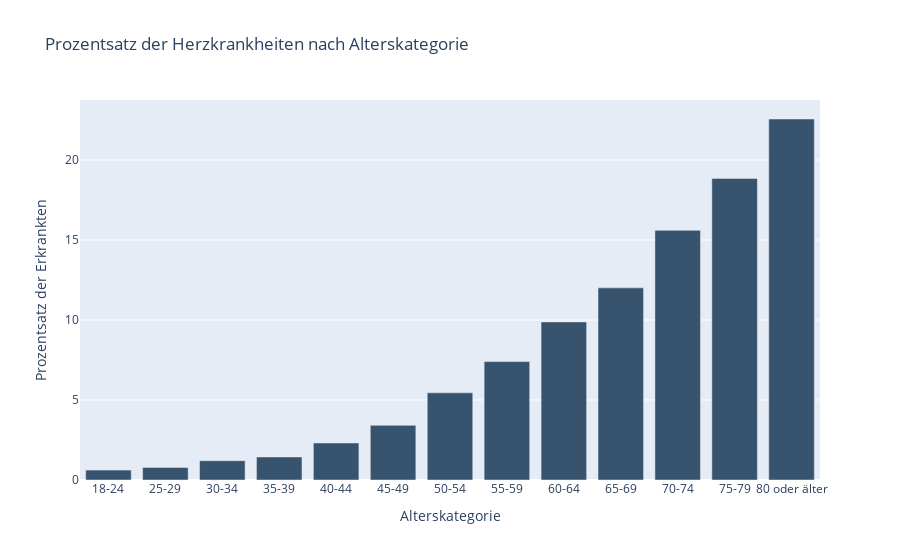

Notebook code cell kept with this figure:
### Markdown cell above
### Altersgruppen

### Code cell
grouped_data = heart_data.groupby(['AgeCategory', 'HeartDisease']).size().unstack(fill_value=0)

# Berechnen des Prozentsatzes der erkrankten Personen in jeder Alterskategorie
grouped_data['Total'] = grouped_data.sum(axis=1)
grouped_data['Percent_Yes'] = grouped_data['Ja'] / grouped_data['Total'] * 100

# Visualisierung
fig = go.Figure()

fig.add_trace(go.Bar(
    x=grouped_data.index,
    y=grouped_data['Percent_Yes'],
    name='Erkrankte',
    marker_color='rgb(55, 83, 109)'
))

fig.update_layout(
    title='Prozentsatz der Herzkrankheiten nach Alterskategorie',
    xaxis=dict(title='Alterskategorie'),
    yaxis=dict(title='Prozentsatz der Erkrankten'),
    showlegend=False
)

fig.show()

### Figure 1 — Plotly figure (JSON) as saved in the notebook; plotly's stock layout.template omitted (floating-point values rounded to 4 significant figures)
{"data": [{"marker": {"color": "rgb(55, 83, 109)"}, "name": "Erkrankte", "type": "bar", "x": ["18-24", "25-29", "30-34", "35-39", "40-44", "45-49", "50-54", "55-59", "60-64", "65-69", "70-74", "75-79", "80 oder älter"], "y": [0.6172, 0.7844, 1.205, 1.44, 2.314, 3.414, 5.449, 7.4, 9.877, 12.01, 15.6, 18.85, 22.56]}], "layout": {"showlegend": false, "title": {"text": "Prozentsatz der Herzkrankheiten nach Alterskategorie"}, "xaxis": {"title": {"text": "Alterskategorie"}}, "yaxis": {"title": {"text": "Prozentsatz der Erkrankten"}}}}
